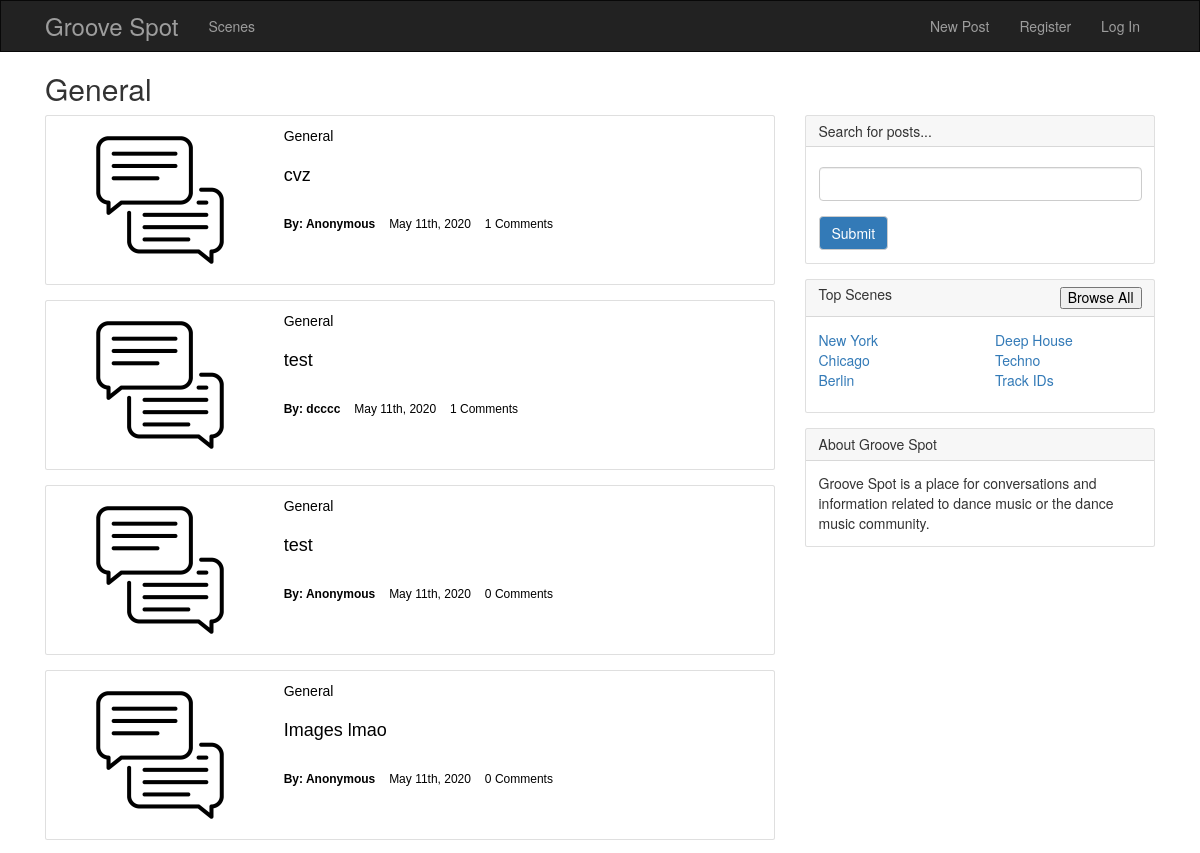
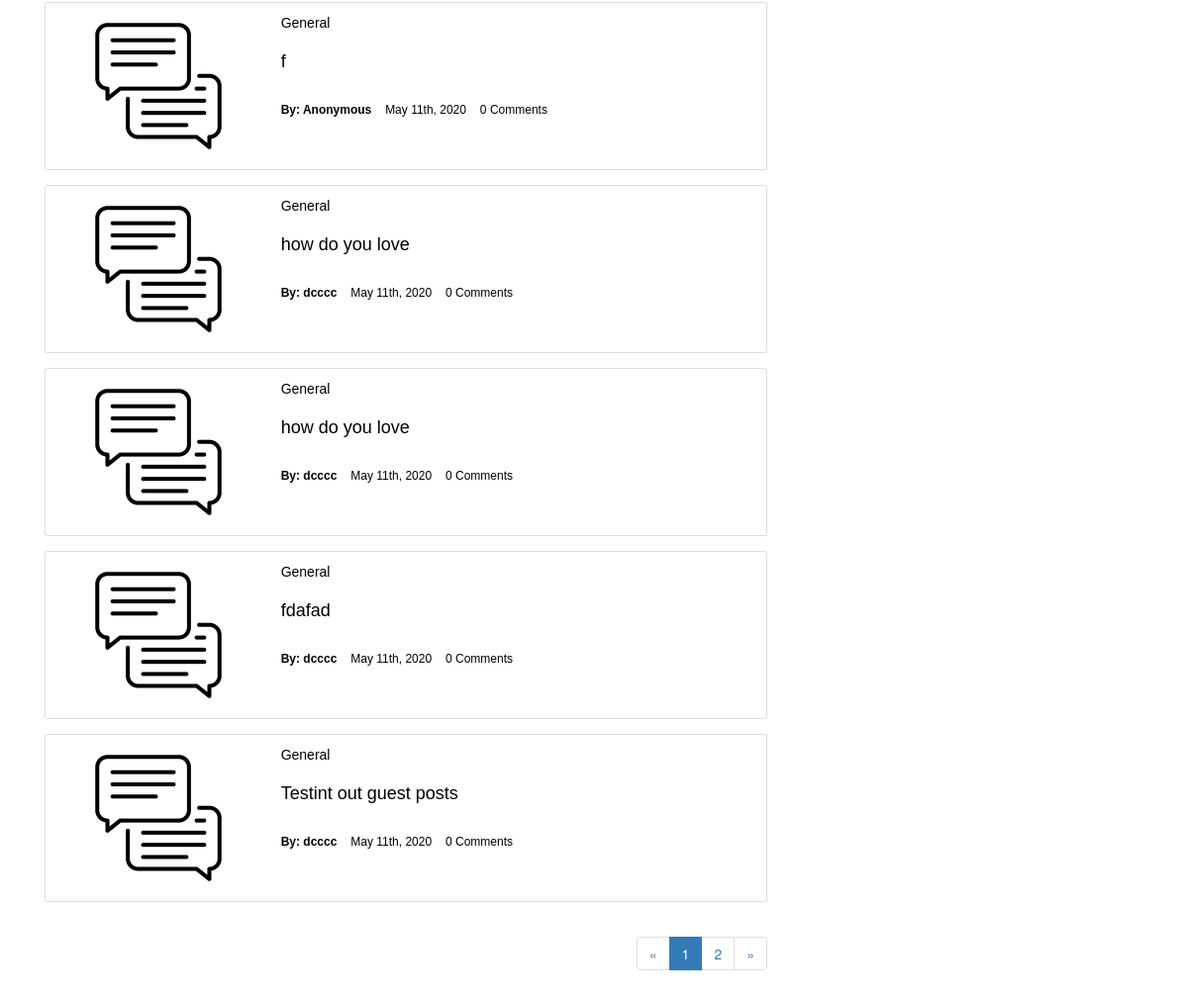
The app's page /1/posts with its own data (2 pictures, top to bottom).
### app/models.py (models this page shows, shortened)
class Scene(db.Model):
    __tablename__ = 'scenes'
    id = db.Column(db.Integer, primary_key=True)
    name = db.Column(db.String(128))
    date = db.Column(db.DateTime, default=datetime.utcnow)
    category = db.Column(db.String)
    description = db.Column(db.Text)
    posts = db.relationship('Post', backref='scene', lazy='dynamic')

class Post(db.Model):
    __tablename__ = 'posts'
    id = db.Column(db.Integer, primary_key=True)
    title = db.Column(db.Text)
    body = db.Column(db.Text)
    body_html = db.Column(db.Text)
    timestamp = db.Column(db.DateTime, index=True, default=datetime.utcnow)
    author_id = db.Column(db.Integer, db.ForeignKey('users.id'))
    comments = db.relationship('Comment', backref='post', lazy='dynamic')
    scene_id = db.Column(db.Integer, db.ForeignKey('scenes.id'))
    link = db.Column(db.Text)
    type = db.Column(db.Text)
    thumbnail_file = db.Column(db.String)
    disabled = db.Column(db.Boolean)

class User(UserMixin, db.Model):
    __tablename__ = 'users'
    id = db.Column(db.Integer, primary_key=True)
    email = db.Column(db.String(64), unique=True, index=True)
    username = db.Column(db.String(64), unique=True, index=True)
    role_id = db.Column(db.Integer, db.ForeignKey('roles.id'))
    password_hash = db.Column(db.String(128))
    confirmed = db.Column(db.Boolean, default=True)
    name = db.Column(db.String(64))
    location = db.Column(db.String(64))
    about_me = db.Column(db.Text())
    member_since = db.Column(db.DateTime(), default=datetime.utcnow)
    last_seen = db.Column(db.DateTime(), default=datetime.utcnow)
    avatar_hash = db.Column(db.String(32))
    profile_pic_filename = db.Column(db.String)
    posts = db.relationship('Post', backref='author', lazy='dynamic')
    followed = db.relationship('Follow',
                               foreign_keys=[Follow.follower_id],
                               backref=db.backref('follower', lazy='joined'),
                               lazy='dynamic',
                               cascade='all, delete-orphan')
    followers = db.relationship('Follow',
                                foreign_keys=[Follow.followed_id],
                                backref=db.backref('followed', lazy='joined'),
                                lazy='dynamic',
                                cascade='all, delete-orphan')
    comments = db.relationship('Comment', backref='author', lazy='dynamic')
    @property
    def password(self):
        raise AttributeError('password is not a readable attribute')

### app/main/views.py (the view)
@main.route('/<int:id>/posts', methods=['GET', 'POST'])
def scene(id):
    form = SearchForm()
    if form.validate_on_submit():
        text = form.text.data
        return redirect(url_for('.results', text=text))
    page = request.args.get('page', 1, type=int)
    query = Post.query.filter_by(scene_id=id)
    pagination = query.order_by(Post.timestamp.desc()).paginate(
        page, per_page=current_app.config['FLASKY_POSTS_PER_PAGE'],
        error_out=False)
    posts = pagination.items
    return render_template('scene.html', posts=posts, pagination=pagination, search_form=form)

### app/main/forms.py
class SearchForm(FlaskForm):
    text = StringField('')
    submit_search = SubmitField('Submit')

### app/auth/views.py (called while the page is built)
@auth.before_app_request
def before_request():
    if current_user.is_authenticated:
        current_user.ping()
        if not current_user.confirmed \
                and request.endpoint \
                and request.blueprint != 'auth' \
                and request.endpoint != 'static':
            return redirect(url_for('auth.unconfirmed'))

### app/main/__init__.py (called while the page is built)
@main.app_context_processor
def inject_permissions():
    return dict(Permission=Permission)

### app/templates/scene.html (shortened to what this page needs)
{% extends "base.html" %}
{% import "bootstrap/wtf.html" as wtf %}
{% import "_macros.html" as macros %}
{% block page_content %}
<div class="row">
    <div class="col-lg-8">
        <div class="post-tabs">
            {% if posts[0] %}
    <h2 >{{posts[0].scene.name}}</h2>
            {% else %}
            <h2>No Posts</h2>
            {% endif %}
</div>
        <div class="post-tabs">
    {% include '_posts_test.html' %}
                 {% if pagination %}
<div class="pagination">
    {% if posts[0] %}
    {{ macros.pagination_widget(pagination, '.scene', id=posts[0].scene_id) }}
    {% endif %}
</div>
{% endif %}
</div>
    </div>
    {% include '_sidebar.html' %}
</div>
{% endblock %}

### app/templates/base.html (shortened to what this page needs)
{% extends "bootstrap/base.html" %}
{% block head %}
{{ super() }}
<link rel="stylesheet" type="text/css" href="{{ url_for('static', filename='styles.css') }}">
{% endblock %}
{% block navbar %}
<div class="navbar navbar-inverse" role="navigation">
    <div class="container">
        <div class="navbar-header">
            <a class="navbar-brand" href="{{ url_for('main.index') }}">Groove Spot</a>
        </div>
        <div class="navbar-collapse collapse">
            <ul class="nav navbar-nav">
                <li><a href="{{ url_for('main.scenes') }}">Scenes</a></li>
            </ul>
            <ul class="nav navbar-nav navbar-right">
                <li><a href="{{ url_for('main.new_link') }}">New Post</a></li>
                {% if not current_user.is_authenticated %}
                <li><a href="{{ url_for('auth.register') }}">Register</a></li>
                {% endif %}
                {% if current_user.is_authenticated %}
                <li class="dropdown">
                    <a href="#" class="dropdown-toggle" data-toggle="dropdown">
                        <img src={{"https://groovespotimages.s3.us-east-2.amazonaws.com/" ~ current_user.profile_pic_filename}} height="18" width="18">
                        Account <b class="caret"></b>
                    </a>
                    <ul class="dropdown-menu">
                        <li><a href="{{ url_for('main.user', username=current_user.username) }}">Profile</a></li>
                        <li><a href="{{ url_for('auth.change_password') }}">Change Password</a></li>
                        <li><a href="{{ url_for('auth.change_email_request') }}">Change Email</a></li>
                        <li><a href="{{ url_for('auth.logout') }}">Log Out</a></li>
                    </ul>
                </li>
                {% else %}
                <li><a href="{{ url_for('auth.login') }}">Log In</a></li>
                {% endif %}
            </ul>
        </div>
    </div>
</div>
{% endblock %}
{% block content %}
<div class="container">
    {% block page_content %}
    {% endblock %}
</div>
{% endblock %}

### app/templates/_macros.html
{% macro pagination_widget(pagination, endpoint, fragment='') %}
<ul class="pagination">
    <li{% if not pagination.has_prev %} class="disabled"{% endif %}>
        <a href="{% if pagination.has_prev %}{{ url_for(endpoint, page=pagination.prev_num, **kwargs) }}{{ fragment }}{% else %}#{% endif %}">
            &laquo;
        </a>
    </li>
    {% for p in pagination.iter_pages() %}
        {% if p %}
            {% if p == pagination.page %}
            <li class="active">
                <a href="{{ url_for(endpoint, page = p, **kwargs) }}{{ fragment }}">{{ p }}</a>
            </li>
            {% else %}
            <li>
                <a href="{{ url_for(endpoint, page = p, **kwargs) }}{{ fragment }}">{{ p }}</a>
            </li>
            {% endif %}
        {% else %}
        <li class="disabled"><a href="#">&hellip;</a></li>
        {% endif %}
    {% endfor %}
    <li{% if not pagination.has_next %} class="disabled"{% endif %}>
        <a href="{% if pagination.has_next %}{{ url_for(endpoint, page=pagination.next_num, **kwargs) }}{{ fragment }}{% else %}#{% endif %}">
            &raquo;
        </a>
    </li>
</ul>
{% endmacro %}

### app/templates/_posts_test.html (shortened to what this page needs)
<ul class="posts">
    {% for post in posts %}
    {% if post.disabled != 1 %}
    <li class="post">
        <div  class="card flex-row flex-wrap" id="post-cards-clickable">
            <div class="col-md-4" id="post-card-img">
                    {% if post.thumbnail_file %}
                    <img class="card-image" src={{"https://groovespotimages.s3.us-east-2.amazonaws.com/" ~ post.thumbnail_file}} >
                    {% elif post.link %}
                    <img class="card-image" src="../static/link.jpg" >
                    {% else %}
                     <img class="card-image" src="../static/thread.jpg" >
                    {% endif %}
            </div>
            <div class="col-md-8">
                <p id="scene"><a href="{{ url_for('.scene', id=post.scene_id) }}" style="color:black;">{% if post.scene.name %} {{post.scene.name}} {% else %} General {% endif %}</a></p>
                <h4 class="card-title"><a href="{{ url_for('.post', id=post.id) }}" style="color:black;">{{post.title}}</a></h4>
                <div class="card-bottom">
                    <span class="card-author">By: {{ post.author.username }}</span>
                    <span class="card-date">{{ moment(post.timestamp).format('MMMM Do, YYYY')}}</span>
                    <span class="card-comments">{{ post.comments.count() }} Comments</span>
                </div>
            </div>
        </div>
    </li>
    {% endif %}
    {% endfor %}
</ul>

### app/templates/_sidebar.html
    <div class="col-md-4" id="side-widget">
    <div class="card my-4">
      <h5 class="card-header">Search for posts...</h5>
      <div class="card-body" style="padding-top:0em">
          {{ wtf.quick_form(search_form) }}
      </div>
    </div>
    <div class="card my-4">
      <h5 class="card-header">Top Scenes
          <button style="float: right;" ><a style="color: black" href="{{ url_for('main.scenes') }}">Browse All</a></button>
      </h5>
      <div class="card-body">
        <div class="row">
          <div class="col-lg-6">
            <ul class="list-unstyled mb-0">
              <li>
                <a href="{{ url_for('main.scene', id=5) }}">New York</a>
              </li>
              <li>
                <a href="{{ url_for('main.scene', id=3) }}">Chicago</a>
              </li>
              <li>
                <a href="{{ url_for('main.scene', id=2) }}">Berlin</a>
              </li>
            </ul>
          </div>
          <div class="col-lg-6">
            <ul class="list-unstyled mb-0">
              <li>
                <a href="{{ url_for('main.scene', id=4) }}">Deep House</a>
              </li>
              <li>
                <a href="{{ url_for('main.scene', id=6) }}">Techno</a>
              </li>
              <li>
                <a href="{{ url_for('main.scene', id=9) }}">Track IDs</a>
              </li>
            </ul>
          </div>
        </div>
      </div>
    </div>
    <div class="card my-4">
      <h5 class="card-header">About Groove Spot</h5>
      <div class="card-body">
        Groove Spot is a place for conversations and information related to dance music or the dance music community.
      </div>
    </div>
  </div>

### app/static/styles.css (style rules this page uses)
div.post-tabs { margin-top: 16px; margin: 0 auto; }
ul.posts { list-style-type: none; padding: 0px; margin: 0px 0px 0px 0px; border-top: 1px solid #e0e0e0; font-family: 'Arial' }
div.post-tabs ul.posts { margin: 0px; border-top: none; }
ul.posts li.post { padding: 0px; text-align: center; margin-bottom: 15px }
div.pagination { width: 100%; text-align: right; padding: 0px; margin: 0px; }
.navbar { margin-bottom: 0; }
.navbar-brand { font-size: 24px !important; }
#post-cards-clickable { text-decoration: none !important; color: black }
.card { width: 100% !important; position: relative; display: -ms-flexbox; display: flex; -ms-flex-direction: column; flex-direction: column; min-width: 0; word-wrap: break-word; background-color: #fff; background-clip: border-box; border: 1px solid rgba(0, 0, 0, 0.5); border-radius: 0.0rem; padding: 0px }
.card-body { -ms-flex: 1 1 auto; flex: 1 1 auto; min-height: 1px; padding: 0rem; }
.card-title { margin-top: 2rem; margin-bottom: 2rem; }
#scene { margin-top: 1rem; }
.card-bottom { margin-bottom: 1rem; }
.card-header { padding: 5rem 5rem; margin-bottom: 0; background-color: rgba(0, 0, 0,0); border-bottom: 0; }
.card-header:first-child { border-radius: 0; }
.card-image { horizontal-align: center; margin-left: 5rem; margin-right: 5rem; margin-top: 2rem; margin-bottom: 2rem; max-height: 128px; max-width: 128px; }
.flex-row { -ms-flex-direction: row !important; flex-direction: row !important; }
span.card-author { display: inline-block; font-weight: bold; font-size: 12px; margin-right: 10px }
span.card-date { display: inline-block; font-size: 12px; margin-right: 10px }
span.card-comments { display: inline-block; font-size: 12px; margin: 0px; }
.col-md-8 { text-align: left; padding:0; margin-right: 15px; }
#side-widget { margin-top: 48px; }
#post-card-img { display: flex; align-items:center; padding: 0em; }
.card { width: 100% !important; position: relative; display: -ms-flexbox; display: flex; -ms-flex-direction: column; flex-direction: column; min-width: 0; word-wrap: break-word; background-color: #fff; background-clip: border-box; border: 1px solid rgba(0, 0, 0, 0.5); border-radius: 0.0rem; padding: 0px; }
.container { text-align: left; box-sizing: border-box; width: 100%; padding-right: 15px; padding-left: 15px; margin-right: auto; margin-left: auto; max-width: 960px; }
.mt-4, .my-4 { margin-top: 1.5rem !important; }
.mb-4, .my-4 { margin-bottom: 1.5rem !important; }
.col-lg-8 { margin-bottom:75px; }
.card { position: relative; display: -ms-flexbox; display: flex; -ms-flex-direction: column; flex-direction: column; min-width: 0; word-wrap: break-word; background-color: #fff; background-clip: border-box; border: 1px solid rgba(0, 0, 0, 0.125); border-radius: 0.25rem; }
.card-body { -ms-flex: 1 1 auto; flex: 1 1 auto; padding: 1.25rem; }
.card-title { margin-bottom: 0.75rem; }
.card-header { padding: 0.75rem 1.25rem; margin-bottom: 0; margin-top: 0; background-color: rgba(0, 0, 0, 0.03); border-bottom: 1px solid rgba(0, 0, 0, 0.125); }
.card-header:first-child { border-radius: calc(0.25rem - 1px) calc(0.25rem - 1px) 0 0; }
@media (min-width: 576px) { .container { max-width: 540px; } }
@media (min-width: 768px) { .container { max-width: 720px; } }
@media (min-width: 992px) { .container { max-width: 960px; } }
@media (min-width: 1200px) { .container { max-width: 1140px; } }
#submit_search { background-color: #337ab7; color: white; }
.navbar-inverse { border-radius:0 !important; }

### records on screen
Scene: name "General"
Post: scene.name "General", title "cvz", author.username "Anonymous", timestamp "May 11th, 2020", comments.count "1"
Post: scene.name "General", title "test", author.username "dcccc", timestamp "May 11th, 2020", comments.count "1"
Post: scene.name "General", title "test", author.username "Anonymous", timestamp "May 11th, 2020", comments.count "0"
Post: scene.name "General", title "Images lmao", author.username "Anonymous", timestamp "May 11th, 2020", comments.count "0"
Post: scene.name "General", title "f", author.username "Anonymous", timestamp "May 11th, 2020", comments.count "0"
Post: scene.name "General", title "how do you love", author.username "dcccc", timestamp "May 11th, 2020", comments.count "0"
Post: scene.name "General", title "how do you love", author.username "dcccc", timestamp "May 11th, 2020", comments.count "0"
Post: scene.name "General", title "fdafad", author.username "dcccc", timestamp "May 11th, 2020", comments.count "0"
Post: scene.name "General", title "Testint out guest posts", author.username "dcccc", timestamp "May 11th, 2020", comments.count "0"

### other values on screen
{{ p }} "1"
{{ p }} "2"
